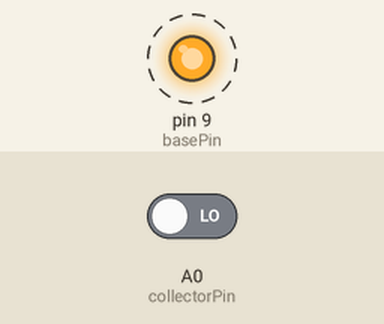
Simulated run of this sketch. Board: Arduino Uno, built with avr-gcc and run on an emulated ATmega328P. Parts: output pins drawn as LEDs (lit = HIGH). Dashed ring = blinking. The test bench sets the inputs (shaded band); at power-on: A0 (collectorPin) LOW. What the sketch prints to the serial monitor is not drawn.

Above: at 0.2 s.
Timing chart, 0 to 3.0 s (numbered marks = the images above):
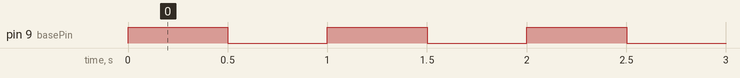

Measured:
- by itself, pin 9 (basePin): alternates HIGH for 0.50 s and LOW for 0.50 s

The sketch:

TransistorSwitch_auto.ino
```cpp
int collectorPin = A0;
int basePin = 9;

void setup() {
  // put your setup code here, to run once:
  pinMode(collectorPin, INPUT);
  pinMode(basePin, OUTPUT);
  Serial.begin(9600);
}

void loop() {
  // put your main code here, to run repeatedly:
  digitalWrite(basePin, HIGH);
  int value = digitalRead(collectorPin);
  Serial.print("input=1; output=");
  Serial.println(value);
  delay(500);
  digitalWrite(basePin, LOW);
  value = digitalRead(collectorPin);
  Serial.print("input=0; output=");
  Serial.println(value);
  delay(500);
}
```
